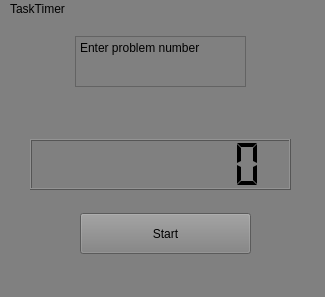
<?xml version="1.0" encoding="UTF-8"?>
<ui version="4.0">
 <class>MainWindow</class>
 <widget class="QMainWindow" name="MainWindow">
  <property name="geometry">
   <rect>
    <x>0</x>
    <y>0</y>
    <width>325</width>
    <height>297</height>
   </rect>
  </property>
  <property name="maximumSize">
   <size>
    <width>600</width>
    <height>400</height>
   </size>
  </property>
  <property name="acceptDrops">
   <bool>false</bool>
  </property>
  <property name="windowTitle">
   <string>MainWindow</string>
  </property>
  <property name="autoFillBackground">
   <bool>false</bool>
  </property>
  <property name="styleSheet">
   <string notr="true">background-color: gray;</string>
  </property>
  <widget class="QWidget" name="centralwidget">
   <widget class="QTextEdit" name="textEdit">
    <property name="geometry">
     <rect>
      <x>75</x>
      <y>17</y>
      <width>171</width>
      <height>51</height>
     </rect>
    </property>
    <property name="minimumSize">
     <size>
      <width>171</width>
      <height>51</height>
     </size>
    </property>
    <property name="maximumSize">
     <size>
      <width>171</width>
      <height>51</height>
     </size>
    </property>
    <property name="html">
     <string>&lt;!DOCTYPE HTML PUBLIC &quot;-//W3C//DTD HTML 4.0//EN&quot; &quot;http://www.w3.org/TR/REC-html40/strict.dtd&quot;&gt;
&lt;html&gt;&lt;head&gt;&lt;meta name=&quot;qrichtext&quot; content=&quot;1&quot; /&gt;&lt;meta charset=&quot;utf-8&quot; /&gt;&lt;style type=&quot;text/css&quot;&gt;
p, li { white-space: pre-wrap; }
hr { height: 1px; border-width: 0; }
li.unchecked::marker { content: &quot;\2610&quot;; }
li.checked::marker { content: &quot;\2612&quot;; }
&lt;/style&gt;&lt;/head&gt;&lt;body style=&quot; font-family:'Sans Serif'; font-size:9pt; font-weight:400; font-style:normal;&quot;&gt;
&lt;p style=&quot; margin-top:0px; margin-bottom:0px; margin-left:0px; margin-right:0px; -qt-block-indent:0; text-indent:0px;&quot;&gt;Enter problem number&lt;/p&gt;&lt;/body&gt;&lt;/html&gt;</string>
    </property>
    <property name="cursorWidth">
     <number>2</number>
    </property>
   </widget>
   <widget class="QPushButton" name="pushButton">
    <property name="geometry">
     <rect>
      <x>80</x>
      <y>194</y>
      <width>171</width>
      <height>41</height>
     </rect>
    </property>
    <property name="text">
     <string>Start</string>
    </property>
   </widget>
   <widget class="QLCDNumber" name="lcdNumber">
    <property name="geometry">
     <rect>
      <x>30</x>
      <y>120</y>
      <width>261</width>
      <height>51</height>
     </rect>
    </property>
    <property name="minimumSize">
     <size>
      <width>261</width>
      <height>51</height>
     </size>
    </property>
    <property name="maximumSize">
     <size>
      <width>261</width>
      <height>51</height>
     </size>
    </property>
    <property name="digitCount">
     <number>8</number>
    </property>
    <property name="segmentStyle">
     <enum>QLCDNumber::Flat</enum>
    </property>
   </widget>
  </widget>
  <widget class="QMenuBar" name="menubar">
   <property name="geometry">
    <rect>
     <x>0</x>
     <y>0</y>
     <width>325</width>
     <height>22</height>
    </rect>
   </property>
   <widget class="QMenu" name="menuTaskTimer">
    <property name="title">
     <string>TaskTimer</string>
    </property>
   </widget>
   <addaction name="menuTaskTimer"/>
  </widget>
  <widget class="QStatusBar" name="statusbar"/>
 </widget>
 <resources/>
 <connections/>
 <slots>
  <slot>startTimer()</slot>
 </slots>
</ui>
